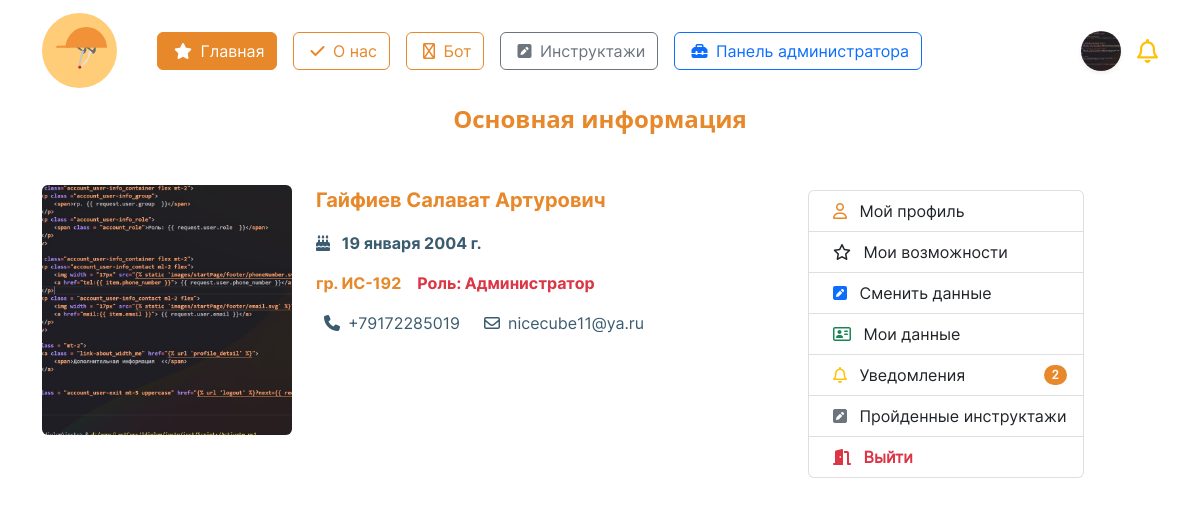
The page /account/profile/ (signed in) on the database as committed earlier.
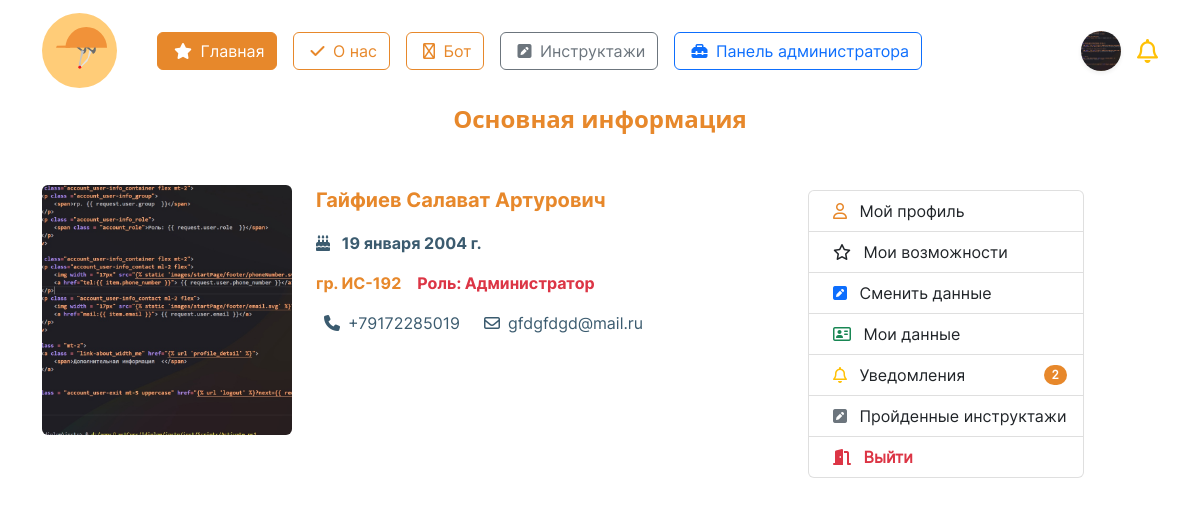
The same page on the database as committed later.
### initru/models.py (models this page shows, shortened)
class CustomUser(AbstractUser):  # custom user for Users with django
    gen = (
        ('m', 'Мужской'),
        ('j', 'Женский')
    )
    patronymic = models.CharField(
        'Отчество',
        max_length=250,
    )
    gender = models.CharField(
        'Пол', choices=gen,
        max_length=3, null=True,
    )
    birthday_date = models.DateField(
        'Дата рождения', null=True,
    )
    region  = models.ForeignKey(
        Region, on_delete=models.CASCADE,
        null=True, verbose_name='Регион',
    )
    city  = ChainedForeignKey(
        City,
        chained_field='region',
        chained_model_field="region",
        show_all=False,
        auto_choose=True,
        null=True,
        sort=True, verbose_name = 'Город')
    street  = models.ForeignKey(
        Street, on_delete=models.CASCADE,
        null=True, verbose_name='Улица',
    )
    house = models.IntegerField(
        "Номер дома", null=True,
    )
    flat = models.IntegerField(
        'Этаж', null=True,
    )
    avatar = models.ImageField(
        'Изображение пользователя',
        upload_to='images/users/',
        null=True,
        blank=True,
    )
    phone_number = models.CharField(
        'Номер телефона', max_length=20,unique=True,
        blank=False, null=True,
    )
    type_user  = models.ForeignKey(
        typeuser, on_delete=models.CASCADE,
        verbose_name='Тип пользователя', null=True,
    )
    groupStud  = models.ForeignKey(
        Groups, on_delete=models.CASCADE,
        verbose_name='Группа', null=True,
        blank=True
    )
    role  = models.ForeignKey(
        role, on_delete=models.CASCADE,
        null=True, verbose_name='Роль',
    )
    date_end = models.DateField(
        'Дата завершения зачисления',
        null=True,
    )

class Groups(models.Model):
    name_group = models.CharField(
        'Название группы',
        max_length=8
    )
    special  = models.ForeignKey(
        Spec, on_delete=models.CASCADE,
        null=False, verbose_name='Специальность'
    )
    class Meta:
        verbose_name = 'Группа'
        verbose_name_plural = 'Группы'
    def __str__(self):
        return f'{self.name_group}'

### initru/views.py (the view, shortened to what this page needs)
# urls.py: path('account/profile/', profileView, name="profile"),
@login_required  # обязательная авторизация
def profileView(request):
    page_name = 'profile.html'
    return render(request, page_name)

### initru/templates/profile.html (shortened to what the changed rows need)
{% extends "./base.html" %}
{% load static %}
{% block content %}
<div class="container" style = 'font-family: "Inter-Regular";'>
    <div class='mt-5 d-flex' style = 'min-height: 35vh;'>
        <div id='box' class='col d-flex'>
                <div>
                    {% if request.user.avatar %}
                    <div class="rounded" style="
                            width:250px;
                            height:250px;
                            background-image: url('{{ request.user.avatar.url }}');
                            background-size: cover;
                            background-position: center;
                        ">
                    </div>
                    {% endif %}
                </div>
                <div class='mx-4'>
                    <p class='fw-bold fs-5' style='font-family: "Inter-Bold"; color:#E7882B;'>
                        {{ request.user.last_name }}
                        {{ request.user.first_name }}
                        {{ request.user.patronymic }}
                    </p>
                    <p class='fw-bold' style='font-family: "Inter-Bold"; color:#3B5B6F;'>
                        <i class="fa-solid fa-cake-candles"></i>
                        <span class='mx-2'>{{ request.user.birthday_date }}</span>
                    </p>
                    {% if user.is_superuser %}
                    <div class='d-flex'>
                        {% if request.user.groupStud %}
                        <p style='font-family: "Inter-Bold"; color:#E7882B;'>гр. {{ request.user.groupStud }}</p>
                        {% endif %}
                        <p class='text-danger mx-3' style='font-family: "Inter-Bold";'>Роль: Администратор</p>
                    </div>
                    {% endif %}
                    {% if request.user.phone_number %}
                    <div class='d-flex'>
                        <p class='d-flex align-items-center' style='font-family: "Inter-Regular"; color:#3B5B6F;'>
                            <i class="fa-solid fa-phone mx-2"></i>
                            {{ request.user.phone_number }}
                        </p>
                        <p class='d-flex align-items-center mx-3' style='font-family: "Inter-Regular"; color:#3B5B6F;'>
                            <i class="fa-regular fa-envelope mx-2"></i>
                            {{ request.user.email }}
                        </p>
                    </div>
                    {% endif %}
                </div>
        </div>
    </div>
</div>
{% endblock %}

### initru/templates/base.html (shortened to what this page needs)
<!DOCTYPE html>
{% load static %}
<html lang="ru">
<head>
	<link rel="stylesheet" href="{% static 'css/bootstrap.min.css' %}">
	<link rel="stylesheet" href="{% static 'css/style.css' %}">
	<link href="{% static 'fontawesomefree/css/fontawesome.css' %}" rel="stylesheet" type="text/css">
	<link href="{% static 'fontawesomefree/css/brands.css' %}" rel="stylesheet" type="text/css">
	<link href="{% static 'fontawesomefree/css/solid.css' %}" rel="stylesheet" type="text/css">
</head>
<header>
	<nav class="navbar" style='font-family: "Inter-Regular";'>
		<div class="container">
			<div class='d-flex align-items-center'>
				<a href="{% url 'main' %}" class="navbar-brand">
					<img src="{% static 'images/logo.svg' %}" alt="logo" height="75">
				</a>
				<div class="d-flex mx-3 flex-wrap">
					<a class='btn btn-orange mx-2' href="{% url 'main' %}">
						<i class="fa-solid fa-star mx-1"></i>
						Главная
					</a>
					<a class='btn btn-outline-orange mx-2' href="{% url 'about' %}">
						<i class="fa-solid fa-check mx-1"></i>
						О нас
					</a>
					<a class='btn btn-outline-orange mx-2' href="{% url 'chat_response' %}">
						<i class="fa-regular fa-robot mx-1"></i>
						Бот
					</a>
					{% if user.is_authenticated %}
					<a class='btn btn-outline-secondary mx-2' href="{% url 'brief' %}">
						<i class="fa-solid fa-square-pen mx-1"></i>
						Инструктажи
					</a>
						{% if user.is_superuser %}
							<a class='btn btn-outline-primary mx-2' href="{% url 'admin:index' %}">
								<i class="fa-solid fa-toolbox mx-1"></i>
								Панель администратора
							</a>
						{% endif %}
					{% endif %}
				</div>
			</div>
			<div class='navbar d-flex justify-content-center'>
				{% if user.is_authenticated %}
				<div class="dropdown text-end d-flex mx-2">
					<a class="d-block link-dark text-decoration-none d-flex align-items-center" id="dropdownUser1" data-bs-toggle="dropdown" aria-expanded="false">
						<div class = 'rounded-circle mx-2 shadow-sm' style = '
						width: 40px;
						height: 40px;
						background-position: center;
						background-repeat: no-repeat;
						background-size: cover;
						background-clip: unset;
						background-image: url("{{ request.user.avatar.url }}");
						'></div>
					</a>
				</div>
				<i class="fa-regular fa-bell fs-4 text-warning"></i>
				{% else %}
				<div class="dropdown text-end">
					<a href="{% url 'login' %}" class="d-block link-dark text-decoration-none">
						<img src="{% static 'images/startPage/user/user.svg' %}" alt="user">
					</a>
				</div>
				{% endif %}
			</div>
		</div>
	</nav>
</header>
<body>
	<main>
		{% block content %}
		{% endblock content %}
	</main>
</body>
</html>

Rows that differ between the two databases and show on the page:
changed CustomUser "Гайфиев": user.email "nicecube11@ya.ru" → "gfdgfdgd@mail.ru"
